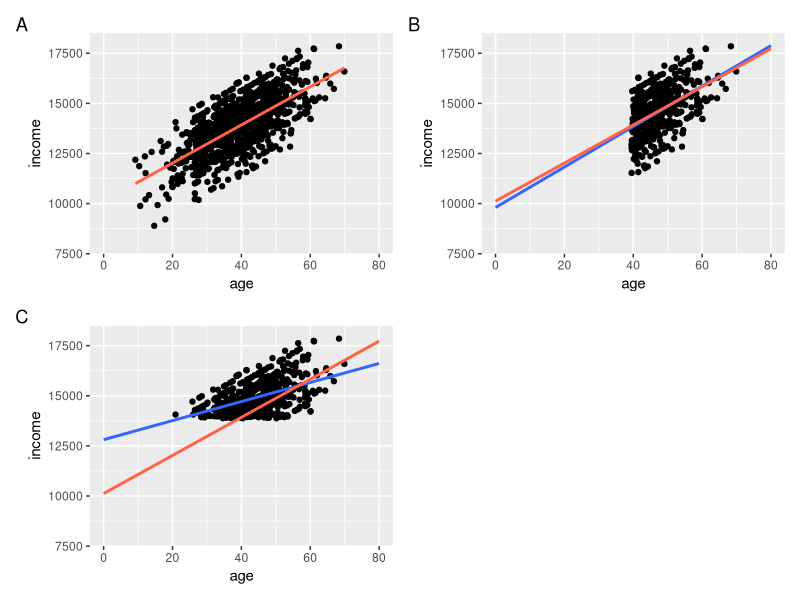
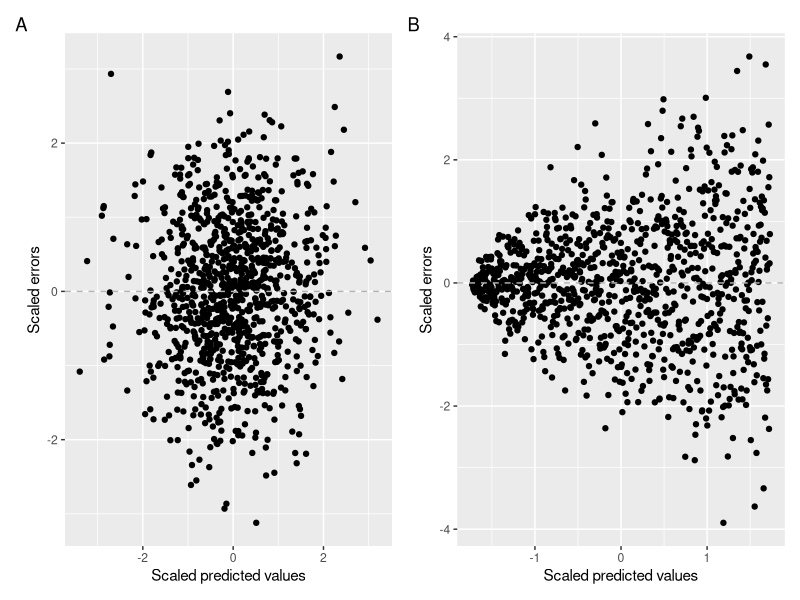

The R script that drew these images, in order:
## ---- chunk 1
knitr::opts_chunk$set(echo = TRUE, warning = FALSE, message = FALSE)
## ---- chunk 2
library(tidyverse)
library(patchwork)
## ---- chunk 3
rep_df = tibble(age = rnorm(1000, 40, 10),
                income = 10000 + 100*age + rnorm(100, 0, 1000))

full_plot = ggplot(data = rep_df, aes(x = age, y = income)) +
  geom_point() +
  geom_smooth(method = "lm", se = F, color = "tomato") +
  scale_x_continuous(limits = c(0,80)) +
  scale_y_continuous(limits = c(8000,18000))

con_age_plot = ggplot(data = rep_df[rep_df$age > mean(rep_df$age),], aes(x = age, y = income)) +
  geom_point() +
  geom_smooth(method = "lm", se = F, fullrange = T) +
  geom_smooth(method = "lm", se = F, fullrange = T, data = rep_df, color = "tomato") +
  scale_x_continuous(limits = c(0,80)) +
  scale_y_continuous(limits = c(8000,18000))

con_income_plot = ggplot(data = rep_df[rep_df$income > mean(rep_df$income),], aes(x = age, y = income)) +
  geom_point() +
  geom_smooth(method = "lm", se = F, fullrange = T) +
    geom_smooth(method = "lm", se = F, fullrange = T, data = rep_df, color = "tomato") +
  scale_x_continuous(limits = c(0,80)) +
  scale_y_continuous(limits = c(8000,18000))

full_plot + con_age_plot + con_income_plot + plot_layout(nrow = 2) + plot_annotation(tag_levels = "A")
## ---- chunk 4

set.seed(1234)

#homodescadistic data
x_const = rnorm(n = 1000)
y_const = rnorm(n = 1000)
plot_homodescadistic = qplot(x = x_const, y = y_const) + labs(x = "Scaled predicted values", y = "Scaled errors")+ geom_hline(yintercept = 0, linetype = "dashed", color = "grey70")

#heterodescadistic data
n=1:1000
eps = rnorm(n,mean=0,sd=sqrt(n^1.3))
y= n + eps
mod <- lm(y ~ n)
plot_heterodescadistic = qplot(scale(mod$fitted.values),scale(mod$residuals)) + labs(x = "Scaled predicted values", y = "Scaled errors") + geom_hline(yintercept = 0, linetype = "dashed", color = "grey70")


plot_homodescadistic + plot_heterodescadistic + plot_annotation(tag_levels = "A")
